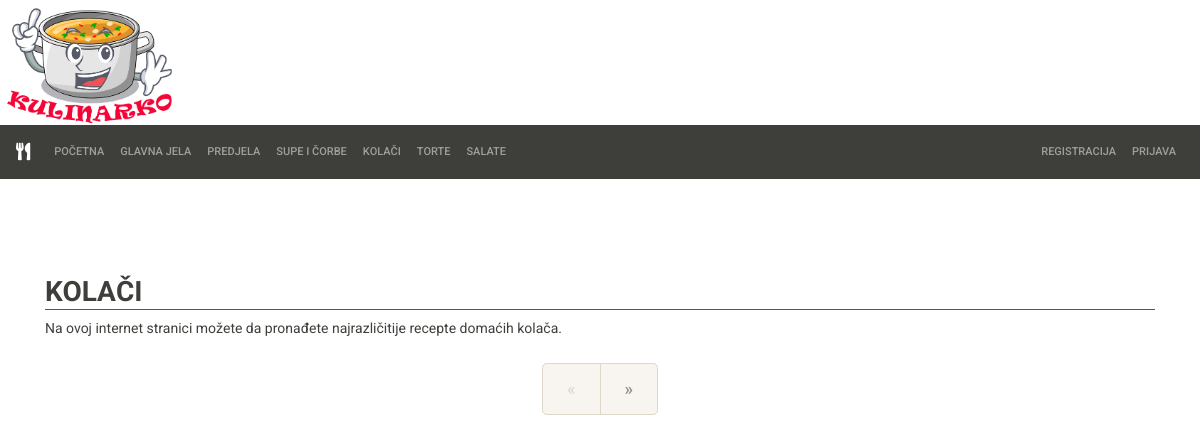
Page /kolaci.php on the earlier database version.
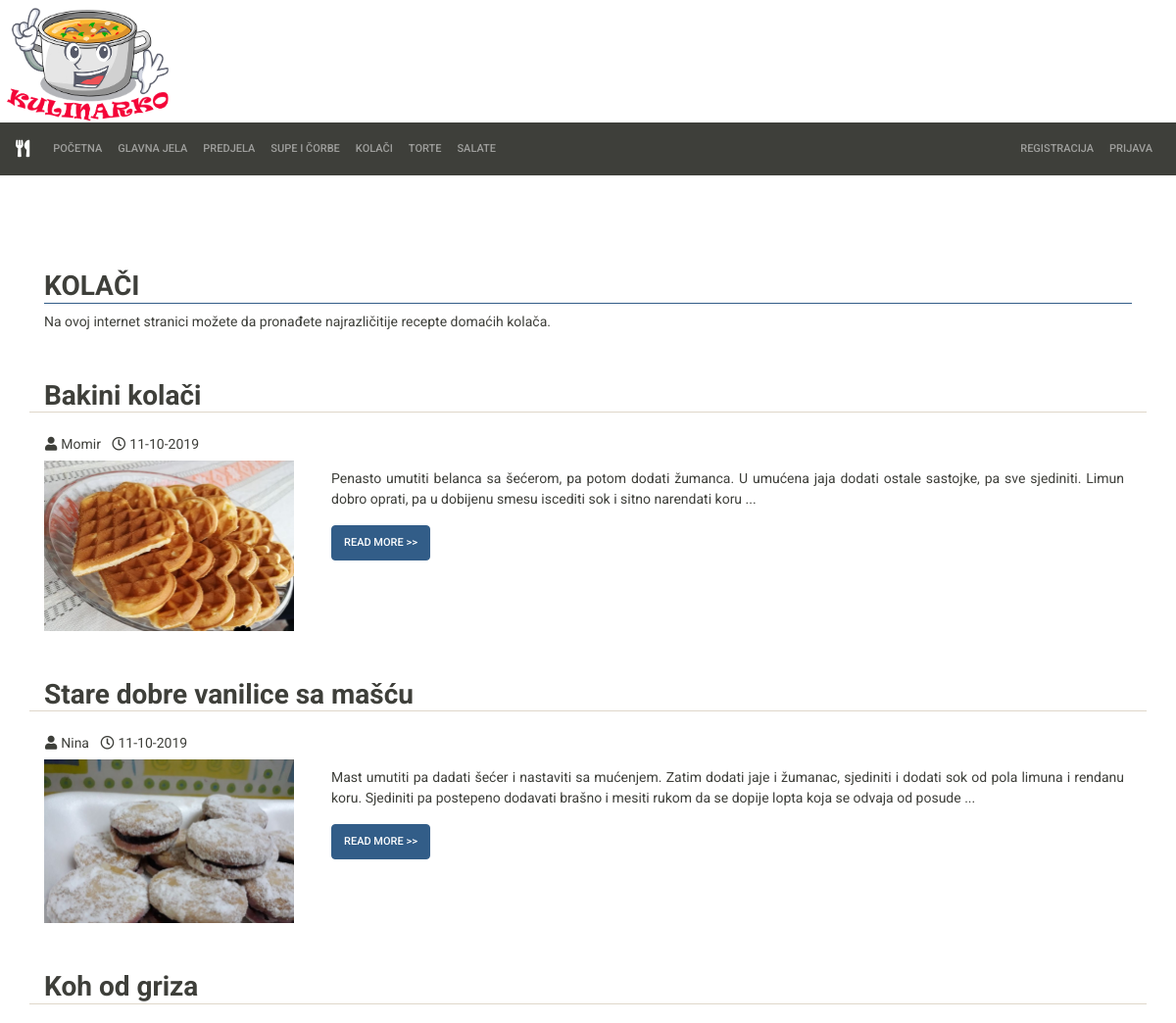
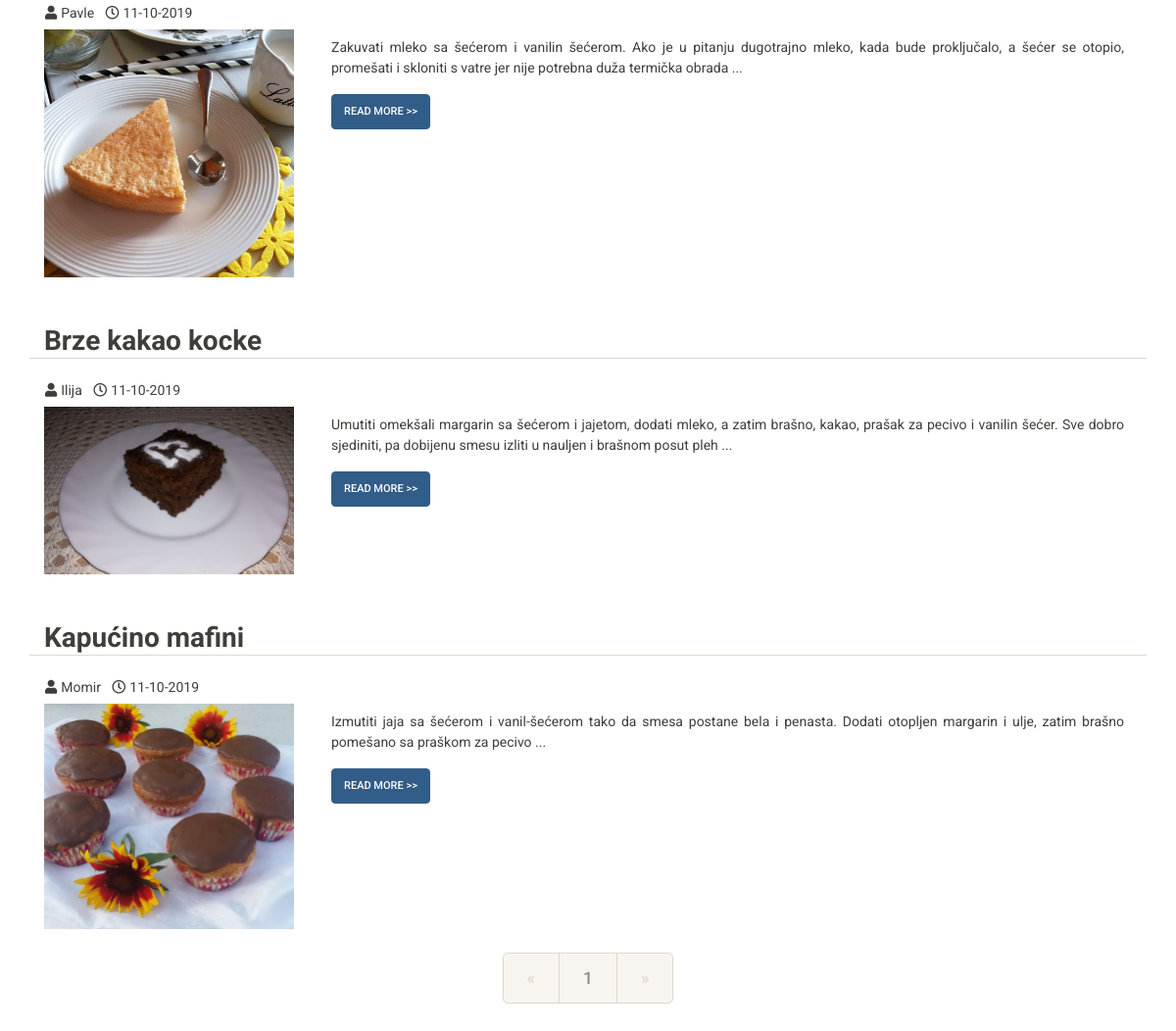
Same page on the later database version (2 pictures, top to bottom).
### tables this page shows
CREATE TABLE IF NOT EXISTS `recepti` (
  `recept_id` int(11) NOT NULL AUTO_INCREMENT,
  `naziv_recepta` varchar(40) NOT NULL,
  `sastojci` varchar(512) NOT NULL,
  `slika_jela` varchar(256) DEFAULT NULL,
  `sadrzaj_recepta` text NOT NULL,
  `kategorija_jela` int(11) NOT NULL,
  `datum_unosa` timestamp NOT NULL DEFAULT CURRENT_TIMESTAMP ON UPDATE CURRENT_TIMESTAMP,
  `vreme_pripreme` varchar(20) NOT NULL,
  `autor_recepta` varchar(25) NOT NULL,
  PRIMARY KEY (`recept_id`),
  KEY `recept_korisnika` (`autor_recepta`),
  KEY `kategorija_recepta` (`kategorija_jela`)
);

CREATE TABLE IF NOT EXISTS `korisnici` (
  `korisnicko_ime` varchar(20) NOT NULL COMMENT 'korisnicko ime mora biti jedinstveno',
  `lozinka` varchar(64) NOT NULL,
  `ime` varchar(25) NOT NULL,
  `prezime` varchar(25) NOT NULL,
  `el_adresa` varchar(128) NOT NULL,
  `datum_rodjenja` date DEFAULT NULL,
  `adresa_stanovanja` varchar(128) DEFAULT NULL,
  `drzava_stanovanja` varchar(128) DEFAULT NULL,
  `pol` varchar(1) DEFAULT NULL,
  `telefon` varchar(20) DEFAULT NULL,
  `mobilni_telefon` varchar(20) DEFAULT NULL,
  `administrator` tinyint(1) DEFAULT NULL,
  PRIMARY KEY (`korisnicko_ime`)
);

### kolaci.php (the view, shortened to what the changed rows need)
<!DOCTYPE html>
<html lang="en">
<head>
    <link rel="stylesheet" type="text/css" href="./bootstrap/bootstrap.css">
    <link rel="stylesheet" href="./fontawesome/css/all.css">
    <link rel="stylesheet" type="text/css" href="./css/nasiStilovi.css">
</head>
<body>
    <div class="container mt-5 pt-5">
        <h2 class="border-bottom border-primary"> <strong> KOLAČI </strong> </h2>
        <?php
            $servername = "localhost";
            $username = "root";
            $password = "";
            $dbname = "kulinarko";
            $datatable = "recepti";
            $datatable_kor = "korisnici";
            $results_per_page = 10;
            $mysqli = new mysqli($servername, $username, $password, $dbname);
            if ( $mysqli->connect_error ) {
                echo "Error: ".$mysqli->connect_error;
            } else {
                $mysqli->set_charset("utf8");
                if (isset($_GET["page"])) {
                    $page = $_GET["page"];
                } else {
                    $page = 1;
                };
                $start_from = ($page-1) * $results_per_page;
                $query = "SELECT * FROM ".$datatable." WHERE KATEGORIJA_JELA = 4 ORDER BY DATUM_UNOSA ASC LIMIT $start_from, ".$results_per_page;
                $result = $mysqli->query($query);
                if ( $result == FALSE ) {
                    echo "Error: ".$mysqli->error($connection);
                } else {
                    while( $row = $result->fetch_assoc() ) {
                        $timestamp = strtotime($row["datum_unosa"]);
                        $date = date('d-m-Y', $timestamp);
                        $query_imeAutora = "SELECT * FROM ".$datatable_kor." WHERE korisnicko_ime = '".$row["autor_recepta"]."'";
                        $result_imeAutora = $mysqli->query($query_imeAutora);
                        if ( $result_imeAutora == FALSE ) {
                            $imeAutora = $row["autor_recepta"];
                        } else {
                            $row_users = $result_imeAutora->fetch_assoc();
                            $imeAutora = $row_users["ime"];
                        }
                        $sadrzajRecepta = $row["sadrzaj_recepta"];
                        $pozPoslednjeCeleReci = strpos($sadrzajRecepta, '.', 150);
                        $skraceniSadrzaj = substr($sadrzajRecepta, 0, $pozPoslednjeCeleReci);
                        $skraceniSadrzaj = $skraceniSadrzaj." ...";
                        echo "<div class='mt-5'>";
                        echo "<div class='row'>";
                        echo "<h2 class='col-12 border-bottom'> <strong>".$row["naziv_recepta"]."</strong> </h2>";
                        echo "</div>";
                        echo "<div class='row'>";
                        echo "<p class='col-12 text-capitalize'> <h6> <i class='fas fa-user ml-3 mr-1'></i>".$imeAutora." <i class='far fa-clock ml-2 mr-1'></i>".$date."</h6> </p>";
                        echo "</div>";
                        echo "<div class='row'>";
                        echo "<img src='".$row["slika_jela"]."' alt='Ime slike' class='col-9 col-md-3 rounded float-left'>";
                        echo "<p clas='col-9'>";
                        echo "<div class='d-flex flex-column mb-3 col-9'>";
                        echo "<div class='p-2 text-justify'>".$skraceniSadrzaj."</div>";
                        echo "<div class='p-2'>";
                        echo "<form method='POST' action='receptDetaljno.php'>";
                        echo "<button type='submit' class='btn btn-primary float-left'> Read More >> </button>";
                        echo "</form>";
                        echo "</div>";
                        echo "</div>";
                        echo "</p>";
                        echo "</div>";
                        echo "</div>";
                    }
                    $sql = "SELECT COUNT(*) AS total FROM ".$datatable." WHERE KATEGORIJA_JELA = 4";
                    $rs_result = $mysqli->query($sql);
                    $row = $rs_result->fetch_assoc();
                    $total_pages = ceil($row["total"] / $results_per_page);
                    echo "<div class='row my-4'>";
                    echo "<ul class='pagination pagination-lg mx-auto'>";
                    for ( $i = 1; $i <= $total_pages; $i++ ) {
                        echo "<li class='page-item'>";
                        echo "<a href='kolaci.php?page=".$i."'";
                        if ( $i == $page ) {
                            echo " class='page-link curPage active'";
                        } else {
                            echo " class='page-link'";
                        }
                        echo ">".$i."</a> ";
                        echo "</li>";
                    }
                    if ( $page == $total_pages ) {
                        echo "<li class='page-item disabled'>";
                        echo "<a class='page-link' href='#'>&raquo;</a>";
                        echo "</li>";
                    } else {
                        $sledecaStrana = $page + 1;
                        echo "<li class='page-item'>";
                        echo "<a class='page-link' href='kolaci.php?page=".$sledecaStrana."'>&raquo;</a>";
                        echo "</li>";
                    }
                }
            }
        ?>
    </div>
</body>
</html>

Differences in the rows shown:
added recepti: naziv_recepta "Bakini kolači", autor_recepta.ime "Momir", datum_unosa "11-10-2019", slika_jela (picture), skraceniSadrzaj "Penasto umutiti belanca sa šećerom, pa potom dodati žumanca. U umućena jaja dodati ostale sastojke, pa sve sjediniti. Limun dobro oprati, pa u dobijenu smesu iscediti sok i sitno narendati koru ..."
added recepti: naziv_recepta "Stare dobre vanilice sa mašću", autor_recepta.ime "Nina", datum_unosa "11-10-2019", slika_jela (picture), skraceniSadrzaj "Mast umutiti pa dadati šećer i nastaviti sa mućenjem. Zatim dodati jaje i žumanac, sjediniti i dodati sok od pola limuna i rendanu koru. Sjediniti pa postepeno dodavati brašno i mesiti rukom da se dopije lopta koja se odvaja od posude ..."
added recepti: naziv_recepta "Koh od griza", autor_recepta.ime "Pavle", datum_unosa "11-10-2019", slika_jela (picture), skraceniSadrzaj "Zakuvati mleko sa šećerom i vanilin šećerom. Ako je u pitanju dugotrajno mleko, kada bude proključalo, a šećer se otopio, promešati i skloniti s vatre jer nije potrebna duža termička obrada ..."
added recepti: naziv_recepta "Brze kakao kocke", autor_recepta.ime "Ilija", datum_unosa "11-10-2019", slika_jela (picture), skraceniSadrzaj "Umutiti omekšali margarin sa šećerom i jajetom, dodati mleko, a zatim brašno, kakao, prašak za pecivo i vanilin šećer. Sve dobro sjediniti, pa dobijenu smesu izliti u nauljen i brašnom posut pleh ..."
added recepti: naziv_recepta "Kapućino mafini", autor_recepta.ime "Momir", datum_unosa "11-10-2019", slika_jela (picture), skraceniSadrzaj "Izmutiti jaja sa šećerom i vanil-šećerom tako da smesa postane bela i penasta. Dodati otopljen margarin i ulje, zatim brašno pomešano sa praškom za pecivo ..."
Other differences:
new list line: "1"
